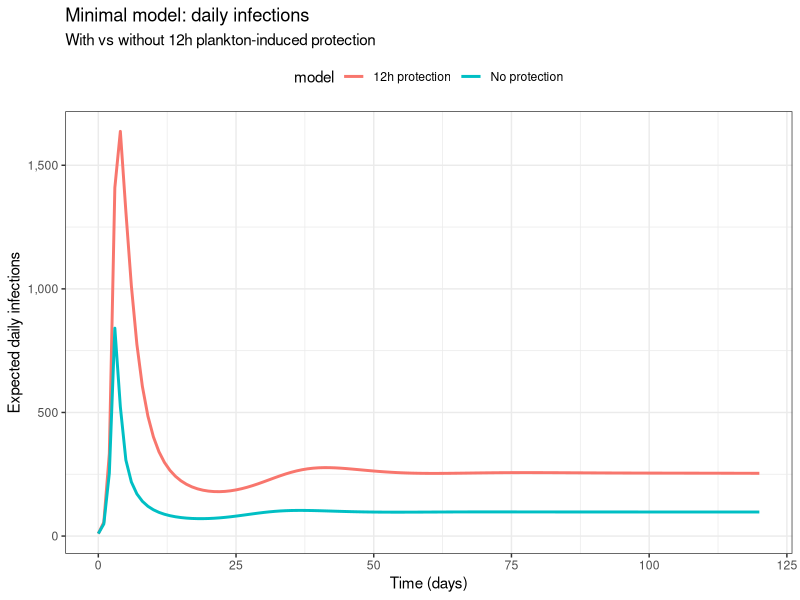
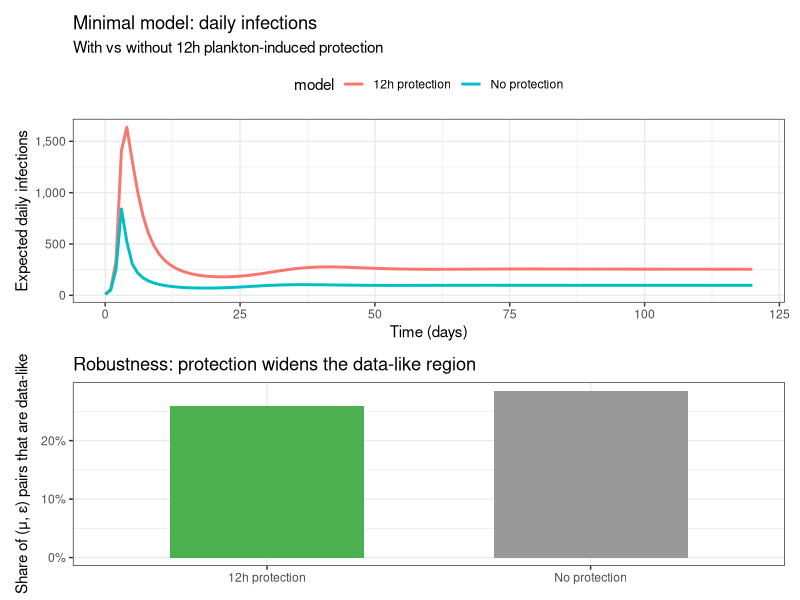

Recreate these plots in R, in order.
# figure2_minimal.R
# Two tiny models (No-Protection vs Protection) + B1 (time series) + B2 (robustness bars)

suppressPackageStartupMessages({
    library(deSolve)
    library(tidyverse)
    library(patchwork)
})

# -------------------- Core ODEs --------------------
# States:
#  - No-Protection model: y = c(S,I,R, VF, VZ, P)
#  - Protection model:    y = c(S,I,R, VF, VZ, VI, P)
#
# VZ = zooplankton-associated Vibrio (attached)
# VI = released, immune free-living Vibrio that loses protection (12h half-life)
#
# FOI: lambda_H = beta * Veff / (1 + h_V * Veff), Veff = VF + theta*(VZ + VI)
# Colonization uses *constant* zooplankton availability Z0 to keep things minimal.

rhs_factory <- function(protection = TRUE) {
    function(t, y, p) {
        with(as.list(c(y, p)), {
            N <- S + I + R
            VZx <- if (protection) VZ else VZ
            VIx <- if (protection) VI else 0
            Veff <- VF + theta * (VZx + VIx)
            lambda_H <- beta * Veff / (1 + h_V * Veff)

            dS <- b*N + omega*R - delta*S - lambda_H*S
            dI <- lambda_H*S - (gamma + delta_I + delta)*I
            dR <- gamma*I - (omega + delta)*R

            # Vibrio base & colonization
            col_to_Z <- c_lambda * lambda * VF * Z0  # Z0 is constant availability
            dVF <- sigma*I - delta_V*VF - col_to_Z
            dVZ <- col_to_Z - epsilon*VZ - delta_V*VZ

            # Detachment path differs by model:
            if (protection) {
                # VZ -> VI (immune), then VI -> VF at kappa_I
                dVI <- epsilon*VZ - kappa_I*VI - delta_V*VI         # immune: no phage loss
                dVF <- dVF + kappa_I*VI                              # return flow to VF
            } else {
                # No protection: detachment directly to VF
                dVI <- 0
                dVF <- dVF + epsilon*VZ
            }

            # Phage dynamics:
            # - No-Protection: phage kill both VF and VZ (VZ susceptibility = g=1)
            # - Protection:    phage kill VF only (VZ/VI immune during window)
            if (protection) {
                loss_VF <- mu*VF*P
                dVF <- dVF - loss_VF
                dP  <- tau*loss_VF - delta_P*P
            } else {
                loss_VF <- mu*VF*P
                loss_VZ <- mu*VZ*P
                dVF <- dVF - loss_VF
                dVZ <- dVZ - loss_VZ
                dP  <- tau*(loss_VF + loss_VZ) - delta_P*P
            }

            if (protection) {
                list(c(dS, dI, dR, dVF, dVZ, dVI, dP))
            } else {
                list(c(dS, dI, dR, dVF, dVZ, dP))
            }
        })
    }
}

simulate_min <- function(protection = TRUE, times = 0:120, params = list(), init = list()) {
    # sensible defaults (minimal & stable)
    p <- modifyList(list(
        b=6.85e-5, delta=3.8e-5, omega=9.2e-4, gamma=0.2, delta_I=0.013,
        beta=1.2e-7, h_V=1e-5,
        sigma=50, delta_V=0.30,
        mu=3e-6, tau=80, delta_P=0.20,
        lambda=0.18, c_lambda=1.2, epsilon=0.50,
        theta=0.8,
        Z0=6,                    # constant zooplankton availability (units arbitrary)
        kappa_I = log(2)/0.5     # ~12 h half-life => 0.5 day
    ), params)

    if (protection) {
        y0 <- modifyList(list(
            S=9.99e5, I=5, R=0,
            VF=80, VZ=3, VI=0, P=4e5
        ), init)
        y <- c(S=y0$S, I=y0$I, R=y0$R, VF=y0$VF, VZ=y0$VZ, VI=y0$VI, P=y0$P)
    } else {
        y0 <- modifyList(list(
            S=9.99e5, I=5, R=0,
            VF=80, VZ=3, P=4e5
        ), init)
        y <- c(S=y0$S, I=y0$I, R=y0$R, VF=y0$VF, VZ=y0$VZ, P=y0$P)
    }

    rhs <- rhs_factory(protection)
    out <- ode(y=y, times=times, func=rhs, parms=p, method="lsoda") %>% as_tibble()
    attr(out, "params") <- p
    out
}

# expected daily infections (what we plot/score)
expected_daily <- function(sim_df, protection = TRUE) {
    p <- attr(sim_df, "params")
    VZ <- if ("VZ" %in% names(sim_df)) sim_df$VZ else 0
    VI <- if (protection && "VI" %in% names(sim_df)) sim_df$VI else 0
    Veff <- sim_df$VF + p$theta * (VZ + VI)
    lambda_H <- p$beta * Veff / (1 + p$h_V * Veff)
    tibble(time = sim_df$time, daily = lambda_H * sim_df$S)
}

# -------------------- Panel B1: time series --------------------
times <- 0:120
sim_no_prot <- simulate_min(protection = FALSE, times = times)
sim_prot    <- simulate_min(protection = TRUE,  times = times, params = list(kappa_I = log(2)/(12/24)))

b1_df <- bind_rows(
    expected_daily(sim_no_prot, protection = FALSE) %>% mutate(model = "No protection") %>%
        mutate(across(-model, as.numeric)),
    expected_daily(sim_prot,    protection = TRUE)  %>% mutate(model = "12h protection") %>%
        mutate(across(-model, as.numeric))
)

p_B1 <- ggplot(b1_df, aes(time, daily, color = model)) +
    geom_line(size = 1) +
    scale_y_continuous(labels = scales::comma) +
    labs(x = "Time (days)", y = "Expected daily infections",
         title = "Minimal model: daily infections",
         subtitle = "With vs without 12h plankton-induced protection") +
    theme_bw() +
    theme(legend.position = "top")
p_B1
# -------------------- Panel B2: robustness bars --------------------
# Features from a daily-infections time series df = tibble(time, daily)
curve_features <- function(df, drop_window_days = 21) {  # shorter window (3 weeks)
    dt    <- median(diff(df$time))
    kdrop <- max(1, round(drop_window_days / dt))
    imax  <- which.max(df$daily)
    Imax  <- df$daily[imax]
    tpeak <- df$time[imax]
    Iafter <- df$daily[pmin(nrow(df), imax + kdrop)]
    crash <- if (Imax > 0) (Imax - Iafter) / Imax else NA_real_
    tibble(Imax = Imax, tpeak = tpeak, crash = crash)
}

# More permissive "data-like" test for DAILY infections
# Peak 0.01%–2% of N per day, peak between day 5–120, and ≥50% drop within 21 days
is_data_like <- function(feat, N,
                         p_lo = 1e-4, p_hi = 2e-2,    # 0.01%–2% of N per day
                         t_lo = 5, t_hi = 120,        # peak timing window
                         crash_ge = 0.50,             # at least 50% drop
                         Imin_abs = 50) {             # avoid trivial peaks
    peak_prop <- feat$Imax / N
    ok_peak   <- (peak_prop >= p_lo) && (peak_prop <= p_hi)
    ok_time   <- (feat$tpeak >= t_lo) && (feat$tpeak <= t_hi)
    ok_crash  <- (feat$crash >= crash_ge)
    ok_mass   <- (feat$Imax >= Imin_abs)
    ok_peak && ok_time && ok_crash && ok_mass
}

# Scan (μ, ε) grids; now uses N from the underlying simulation
scan_robust <- function(protection, mu_vals, eps_vals, params = list(), init = list(), times = 0:120) {
    grid <- expand_grid(mu = mu_vals, epsilon = eps_vals)
    purrr::pmap_dfr(grid, function(mu, epsilon) {
        sim <- simulate_min(protection = protection,
                            times = times,
                            params = modifyList(params, list(mu = mu, epsilon = epsilon)),
                            init = init)
        # compute N from the trajectory (S+I+R)
        Npop <- max(sim$S + sim$I + sim$R, na.rm = TRUE)
        ed   <- expected_daily(sim, protection = protection)
        feat <- curve_features(ed, drop_window_days = 21)
        tibble(mu = mu, epsilon = epsilon, data_like = is_data_like(feat, N = Npop))
    })
}
mu_vals  <- 10^seq(-8, -5, length.out = 14)   # 1e-8 ... 1e-5
eps_vals <- seq(0.2, 1.2, length.out = 11)    # 0.2 ... 1.2 day^-1

res_no   <- scan_robust(FALSE, mu_vals, eps_vals)
res_yes  <- scan_robust(TRUE,  mu_vals, eps_vals)

sumtab <- bind_rows(
    res_no  %>% summarise(frac = mean(data_like)) %>% mutate(model = "No protection"),
    res_yes %>% summarise(frac = mean(data_like)) %>% mutate(model = "12h protection")
)

p_B2 <- ggplot(sumtab, aes(model, frac, fill = model)) +
    geom_col(width = 0.6) +
    scale_y_continuous(labels = scales::percent_format(accuracy = 1)) +
    scale_fill_manual(values = c("No protection"="#999999","12h protection"="#4CAF50")) +
    labs(x = NULL, y = "Share of (μ, ε) pairs that are data-like",
         title = "Robustness: protection widens the data-like region") +
    theme_bw() +
    theme(legend.position = "none")

# -------------------- (Optional) third panel: heatmap for protection case --------------------
res_yes$label <- ifelse(res_yes$data_like, "data-like", "other")
p_heat_opt <- ggplot(res_yes, aes(mu, epsilon, fill = label)) +
    geom_tile() +
    scale_x_log10() +
    scale_fill_manual(values = c("data-like"="#4CAF50", "other"="#f0f0f0")) +
    labs(x = expression(mu~"(adsorption)"), y = expression(epsilon~"(detach)"),
         title = "Parameter region (12h protection)") +
    theme_bw() + theme(legend.title = element_blank())

# -------------------- Assemble figure(s) --------------------
# Two-panel layout (B1 + B2):
p_two <- p_B1 / p_B2
print(p_two)

# Uncomment for the 3-panel version:
# p_three <- p_B1 / (p_B2 | p_heat_opt)
# print(p_three)
